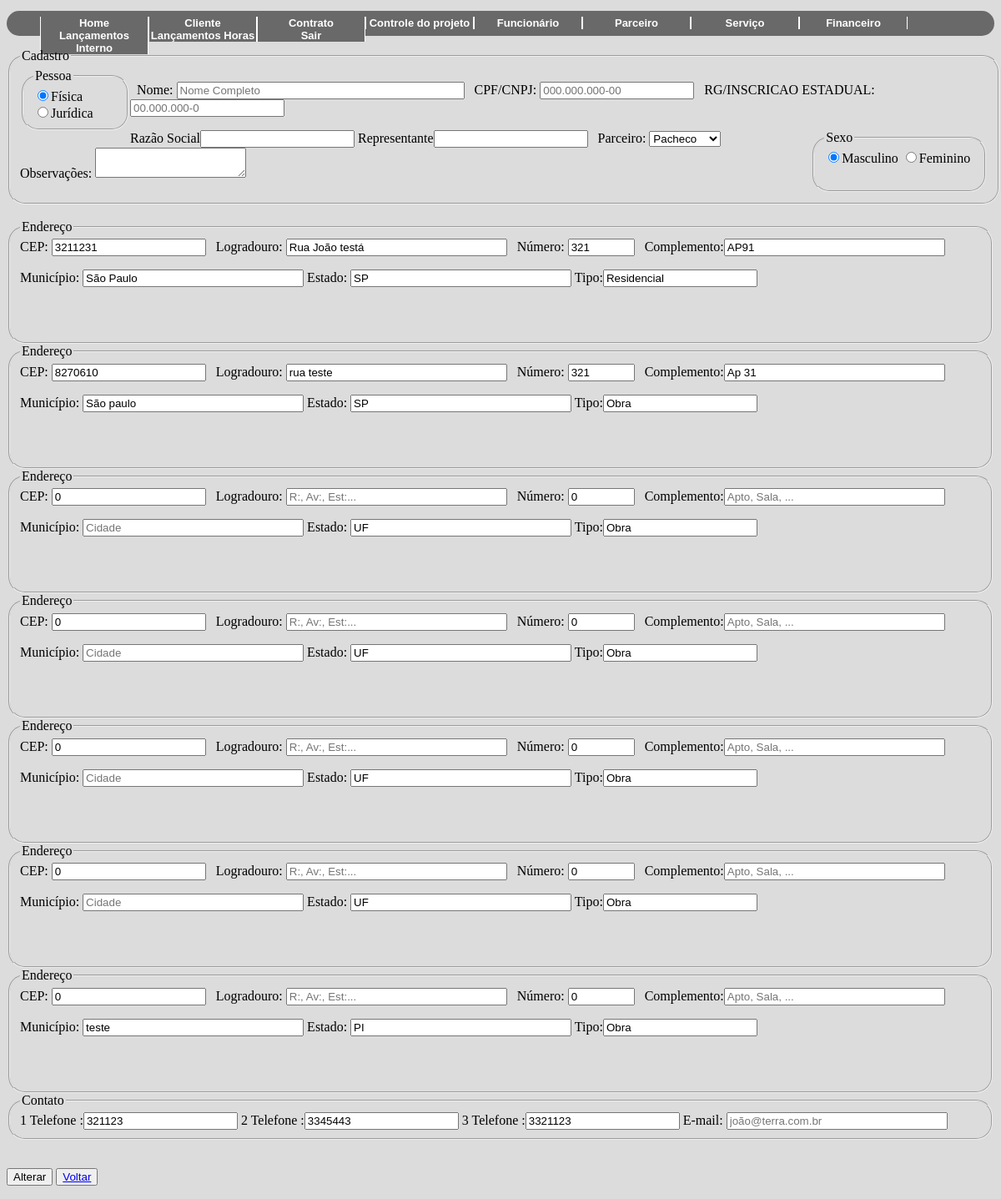
Page /edita_cliente.php?acao=edit&func=1 (signed in) on the committed database.
### tables this page shows
CREATE TABLE IF NOT EXISTS `endereco` (
  `id` int(11) NOT NULL AUTO_INCREMENT,
  `tipo` varchar(20) DEFAULT NULL,
  `cep` int(11) DEFAULT NULL,
  `logradouro` varchar(50) DEFAULT NULL,
  `Numero` int(11) DEFAULT NULL,
  `Complemento` varchar(50) DEFAULT NULL,
  `municipio` varchar(33) DEFAULT NULL,
  `estado` varchar(2) DEFAULT NULL,
  `id_cli` int(11) DEFAULT NULL,
  `id_cont` int(11) DEFAULT NULL,
  PRIMARY KEY (`id`),
  KEY `id_cli` (`id_cli`),
  KEY `FK_END_CONTRA` (`id_cont`)
);

CREATE TABLE IF NOT EXISTS `telefone` (
  `id` int(11) NOT NULL AUTO_INCREMENT,
  `telefone` int(11) NOT NULL,
  `id_clie` int(11) DEFAULT NULL,
  PRIMARY KEY (`id`),
  KEY `id_clie` (`id_clie`)
);

### classes/funcoes.class.php (called while the page is built, shortened)
<?php
class funcoes{
    public function tratarCaracter($vlr, $tipo){
        switch($tipo){
            case 1: $rst = utf8_decode($vlr); break;
            case 2: $rst = htmlentities($vlr, ENT_QUOTES, "ISO-8859-1"); break;
        }
        return $rst;
    }
}
?>

### classes/parceiro.class.php (called while the page is built, shortened)
<?php
require_once 'Conexao.class.php';
require_once 'funcoes.class.php';
class Parceiro{
    public function __construct(){
        $this->con = new conexao();
    }
    public function querySelect(){
        try{
            $cst = $this->con->conect()->prepare("SELECT `id_parc`, `nome` FROM `parceiro`;");
            $cst->execute();
            return $cst->fetchAll();
        }catch(PDOException $ex){
            return 'erro '.$ex->getMessage();
        }
    }
}
?>

### classes/Conexao.class.php (called while the page is built)
<?php
class conexao{
    private $usuario;
    private $senha;
    private $banco;
    private $servidor;
    private static $pdo;
    public function __construct(){
        $this->servidor = "localhost";
        $this->banco = "teste2";
        $this->usuario =  "root";
        $this->senha = "";
    }
    public function conect(){
        try{
            if(is_null(self::$pdo)){
                self::$pdo = new PDO("mysql:host=".$this->servidor.";dbname=".$this->banco, $this->usuario, $this->senha);
            }
            return self::$pdo;
        } catch (PDOException $ex) {
			echo $ex->getMessage();
        }
    }
}
?>

### classes/cliente.class.php (called while the page is built, shortened)
<?php
require_once 'Conexao.class.php';
require_once 'funcoes.class.php';
class Cliente{
    public function __construct(){
        $this->con = new conexao();
    }
    public function querySelectendereco($dados){
        try{
            $this->id_cli = $dados;
            $cst = $this->con->conect()->prepare("SELECT * FROM `endereco` WHERE `id_cli` = :id_cli;");
            $cst->bindParam(":id_cli", $this->id_cli, PDO::PARAM_INT);
            $cst->execute();
            return $cst->fetchAll();
        }catch(PDOException $ex){
        }
    }
    public function querySelecttel($dados){
        try{
            $this->id_cli = $dados;
            $cst = $this->con->conect()->prepare("SELECT * FROM `telefone` WHERE `id_clie` = :id_cli;");
            $cst->bindParam(":id_cli", $this->id_cli, PDO::PARAM_INT);
            $cst->execute();
            return $cst->fetchAll();
        }catch(PDOException $ex){
        }
    }
}
?>

### edita_cliente.php (the view, shortened to what this page needs)
<?php
    require_once 'classes/funcoes.class.php';
    require_once 'classes/cliente.class.php';
    require_once 'classes/parceiro.class.php';
    $objFc = new Funcoes();
    $objfn = new Cliente();
    $objpc = new Parceiro();
    $cont = 0;
    $contel = 0;
    if(isset($_GET['acao'])){
        switch($_GET['acao']){
            case 'edit': $func = $objfn->querySeleciona($_GET['func']); break;
        }
    }
?>
<!DOCTYPE html>
<html lang="pt-br">
<head>
</head>
<body>
<?php require_once("header.php");
?>
        <form action="" method="post">
            <fieldset id="cadastro" style="position:relative; left:0px; width:98%; border-radius:20px 20px 20px 20px">
                <legend>Cadastro</legend>
                    <fieldset id="pessoa"  name="pessoa" style="position: relative; height: 55px; float: left; width: 100px; border-radius:20px 20px 20px 20px">
                                    <legend>Pessoa</legend>
                                    <input type="radio" name="pessoa" id="cPF" value="Fisica" CHECKED/><label for="cPF">Física</label><br>
                                    <input type="radio" name="pessoa" id="cPJ" value="Juridica" /><label for="cPJ">Jurídica</label>
                    </fieldset><p>
                    &nbsp; Nome:        <input type="text"  name="nome" value="<?=$objFc->tratarCaracter((isset($func['nome_cli']))?($func['nome_cli']):(''), 1)?>" id="cNome" size="40" maxlength="40" placeholder="Nome Completo" />
                    &nbsp; CPF/CNPJ:         <input type="number"  name="cpf" value="<?=$objFc->tratarCaracter((isset($func['cpf_cli']))?($func['cpf_cli']):(''), 1)?>" id="cCC" size="14" maxlength="14" placeholder="000.000.000-00" />
                    &nbsp; RG/INSCRICAO ESTADUAL:          <input type="number"  name="rg"  value="<?=$objFc->tratarCaracter((isset($func['rg_cli']))?($func['rg_cli']):(''), 1)?>" id="cRG" size="10" maxlength="10" placeholder="00.000.000-0" />
                    <fieldset id="sexo" name="sexo" style="position:relative; height:55px;  float:right; width:180px; border-radius:20px 20px 20px 20px">
                                    <legend>Sexo</legend>
                                    <input type="radio" value="M" name="sexo" id="cMasc" CHECKED/><label for="cMasc">Masculino</label>
                                    <input type="radio" value="F" name="sexo" id="cFem" /><label for="cFem">Feminino</label>
                    </fieldset>
                    <p>
                    Razão Social<input type="text"  name="razao"          value="<?=$objFc->tratarCaracter((isset($func['razao_cli']))?($func['razao_cli']):(''), 1)?>" />
                    Representante<input type="text"  name="representante"  value="<?=$objFc->tratarCaracter((isset($func['repre_cli']))?($func['repre_cli']):(''), 2)?>" />
                    &nbsp;&nbsp;Parceiro:  <select name="id_parc" placeholder="Selecione o parceiro">
                    <?php foreach($objpc->querySelect() as $rst){ ?>
                    <option value="<?php echo ($objFc->tratarCaracter($rst['id_parc'], 1)) ?>" > <?php echo ($objFc->tratarCaracter($rst['nome'], 1)) ?> </option>
                    <?php } ?>
                    </select>
                            <label> Observações: </label>
                            <textarea  id="msg" name="observacao" value=""> <?=$objFc->tratarCaracter((isset($func['obs_cli']))?($func['obs_cli']):(''), 1)?> </textarea>
                </fieldset>
            <br>
                <?php
                foreach($objfn->querySelectendereco($_GET['func']) as $rst){
                $cont ++;
                ?>
                <fieldset id="endereco" style="position:relative;height:130px; border-radius:20px 20px 20px 20px">
                    <legend>Endereço</legend>
                            CEP:        <input type="number" name="<?php echo("cep".$cont) ?>"         value="<?=$objFc->tratarCaracter((isset($rst['cep']))?($rst['cep']):(''), 2)?>"        id="cCP" size="8" maxlength="8" placeholder="00000-000" />&nbsp;&nbsp;
                            Logradouro: <input type="text" name="<?php echo("logradouro".$cont) ?>"    value="<?=$objFc->tratarCaracter((isset($rst['logradouro']))?($rst['logradouro']):(''), 2)?>"    id="cEnd" size="30" maxlength="30" placeholder="R:, Av:, Est:..." />&nbsp;&nbsp;
                            Número:     <input type="number" name="<?php echo("numero".$cont) ?>"      value="<?=$objFc->tratarCaracter((isset($rst['Numero']))?($rst['Numero']):(''), 2)?>"  min="0" max="99999" placeholder="" />&nbsp;&nbsp;
                            Complemento:<input type="text" name="<?php echo("complemento".$cont) ?>"     value="<?=$objFc->tratarCaracter((isset($rst['Complemento']))?($rst['Complemento']):(''), 2)?>"   size="30" maxlength="30" placeholder="Apto, Sala, ... " />&nbsp;&nbsp;
                        <p>
                            Município: <input type="text"  name="<?php echo("municipio".$cont) ?>"       value="<?=$objFc->tratarCaracter((isset($rst['municipio']))?($rst['municipio']):(''), 2)?>"    size="30"  placeholder="Cidade" />
                            Estado:    <input type="text"  name="<?php echo("estado".$cont) ?>"          value="<?=$objFc->tratarCaracter((isset($rst['estado']))?($rst['estado']):(''), 2)?>"    size="30" placeholder="Estado" />
                    Tipo:<input type="text" name="<?php echo("tipo".$cont) ?>"   value="<?=$objFc->tratarCaracter((isset($rst['tipo']))?($rst['tipo']):(''), 1)?>" />
                </fieldset>
                <?php } ?>
            <fieldset id="contato" style="position:relative; border-radius:20px 20px 20px 20px">
                <legend>Contato</legend>
                <?php foreach($objfn->querySelecttel($_GET['func']) as $rst){
                    $contel ++;
                    echo ($contel);
                ?>
                        Telefone :<input type="number" name="<?php echo("tel".$contel) ?>" value="<?=$objFc->tratarCaracter((isset($rst['telefone']))?($rst['telefone']):(''), 2)?>" id="cTel1" size="10" maxlength="10" placeholder="(11)9999-9999" />
                        <?php } ?>
                        E-mail:  <input type="email" name="email"       value="<?=$objFc->tratarCaracter((isset($func['email']))?($func['email']):(''), 2)?>" id="cMail" size="30" maxlength="30" placeholder="joão@terra.com.br" />
            </fieldset>
            <br><p>
                <input type="submit" name="btAlterar" value="Alterar">
                <button class="btnnn" type="button" name="tbtn"><a href="consultacliente.php">Voltar</a></button>
</form>
</body>
</html>

### Style/style.css (style rules this page uses)
body { background-color: #DCDCDC; }

### rows in the picture
endereco: cep "3211231", logradouro "Rua João testá", Numero "321", Complemento "AP91", municipio "São Paulo", estado "SP", tipo "Residencial"
endereco: cep "8270610", logradouro "rua teste", Numero "321", Complemento "Ap 31", municipio "São paulo", estado "SP", tipo "Obra"
endereco: cep "0", Numero "0", estado "UF", tipo "Obra"
endereco: cep "0", Numero "0", estado "UF", tipo "Obra"
endereco: cep "0", Numero "0", estado "UF", tipo "Obra"
endereco: cep "0", Numero "0", estado "UF", tipo "Obra"
endereco: cep "0", Numero "0", municipio "teste", estado "PI", tipo "Obra"
telefone: tel1 "321123"
telefone: tel2 "3345443"
telefone: telefone "3321123"

### other values in the picture
form field id_parc "Pacheco"
